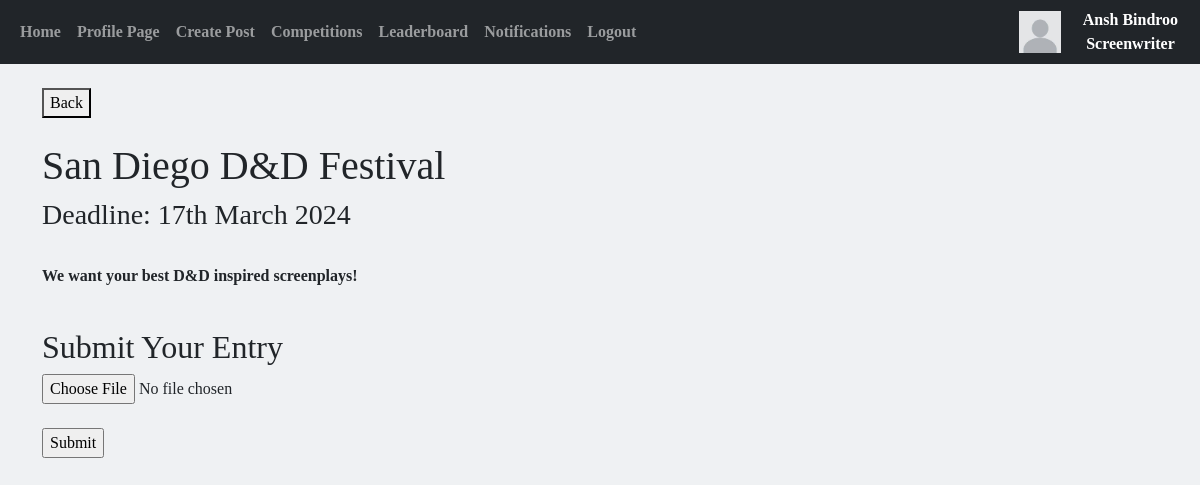
Screenshot of /comp/3 (signed in) with the database file from the repository.
### website/models.py (models this page shows)
class Users(db.Model, UserMixin):
    __tablename__ = "Users"
    id = db.Column(db.Integer, primary_key=True)
    email = db.Column(db.String(150), unique=True)
    username = db.Column(db.String(150), unique=True)
    forename = db.Column(db.String(75), unique=True)
    surname = db.Column(db.String(75))
    password = db.Column(db.String(150))
    accounttype = db.Column(db.Integer)
    profilepic = db.Column(db.String(), nullable=True)
    biography = db.Column(db.Text)
    insta = db.Column(db.String(), nullable=True)
    twitter = db.Column(db.String(), nullable=True)
    notifnum = db.Column(db.Integer)
    writers = db.relationship('Screenwriters', backref="user", passive_deletes=True)
    producers = db.relationship('Producers', backref="user", passive_deletes=True)

class Competitions(db.Model):
    __tablename__ = "Competitions"
    compid = db.Column(db.Integer, primary_key=True)
    producerid = db.Column(db.Integer, db.ForeignKey('Producers.producerid'))
    title = db.Column(db.String(300))
    brief = db.Column(db.Text)
    deadline = db.Column(db.DateTime(timezone=True))
    deadline_string = db.Column(db.String(300))
    date_created = db.Column(db.Date, default=func.current_date())
    datetime_created = db.Column(db.DateTime(timezone=True), default=func.now())
    submissionnum = db.Column(db.Integer)
    responses = db.relationship('Notifications', backref="comp", passive_deletes=True)
    awards = db.relationship('Awards', backref="comp", passive_deletes=True)

### website/comps.py (the view)
@comps.route('/comp/<compid>', methods=['GET', 'POST'])
@login_required
def comp(compid):
    UpdateNotificationNumber(current_user.id)
    comp = Competitions.query.filter_by(compid = compid).first()
    writer = Screenwriters.query.filter_by(userid=current_user.id).first()
    notif = Notifications.query.filter_by(writerid = writer.writerid, compid = compid).first()
    if notif:
        submitted = True
    else:
        submitted = False
    return flask.render_template("comp_full.html",user=current_user, comp=comp, submitted=submitted)

### website/update.py (called while the page is built, shortened)
def UpdateNotificationNumber(userid): # Updates the badge indicating the number of unseen notification a user has
    if current_user.accounttype == 1:
        writer = Screenwriters.query.filter_by(userid=userid).first()
        notifs = Notifications.query.filter_by(writerid=writer.writerid)
        number = 0
        if notifs:
            current_user.notifnum = number
            db.session.commit()
        else:
            current_user.notifnum = 0
            db.session.commit()

### website/templates/comp_full.html (shortened to what this page needs)
{% extends "base.html" %} {% block title %}{{comp.title}}{% endblock %} {% block content%}
<!DOCTYPE html>
<html lang="en">
<head>
</head>
<body>
  <button onclick="window.location.href = '/competitions';">Back</button>
  <br><br>
  {% if submitted == True %}
    <h2>You've already submitted to this competition.</h2>
  {% else %}
    <div style="text-align:left">
      <h1>{{comp.title}}</h1>
      <h3>Deadline: {{comp.deadline_string}}</h3>
    </div>
    <br>
    <p>{{comp.brief}}</p>
    <br>
    <h2>Submit Your Entry</h2>
    <form method='POST' enctype='multipart/form-data' action="/submit/{{comp.compid}}">
      <input type="file" name="submission"><br><br>
      <input type="submit" name="Submit" onclick="return confirm('Are you sure you want to submit this screenplay file for this competition? You will not be able to resubmit.')">
    </form>
  <br>
  {% endif %}
</body>
</html>
{% endblock %}

### website/templates/base.html (shortened to what this page needs)
<!DOCTYPE html>
<html lang="en">
  <head>
    <link
      href="https://cdn.jsdelivr.net/npm/bootstrap@5.0.2/dist/css/bootstrap.min.css"
      rel="stylesheet"
    />
  </head>
  <body>
    <nav class="navbar navbar-expand-lg navbar-dark bg-dark">
      <div class="container-fluid">
        <div class="collapse navbar-collapse" id="navbar">
          <div class="navbar-nav">
            <a class="nav-item nav-link" href="/home">Home</a>
            {% if user.is_authenticated %}
            <a class="nav-item nav-link" href="/profilepage/{{user.id}}">Profile Page</a>
            <a class="nav-item nav-link" href="/post">Create Post</a>
            <a class="nav-item nav-link" href="/competitions">Competitions</a>
            <a class="nav-item nav-link" href="/leaderboard">Leaderboard</a>
            <a class="nav-item nav-link" style="position:relative" href="/notifications/{{user.id}}">Notifications</a>
            <a class="nav-item nav-link" href="/logout" onclick="return confirm('Are you sure you want to log out?')">Logout</a>
            {% else %}
            <a class="nav-item nav-link" href="/login">Login</a>
            <a class="nav-item nav-link" href="/sign-up">Sign Up</a>
            {% endif %}
          </div>
        </div>
      </div>
      <div style="text-align: right">
        {% if user.is_authenticated %}
          {% if user.profilepic %}
            <a href="/profilepage/{{user.id}}"" target=_blank><img src="{{ url_for('static', filename='images/'+ user.profilepic) }}" alt="Profile picture" height="50px" width="50px"></a>
          {% else %}
            <a href="/profilepage/{{user.id}}"" target=_blank><img src="/static/images/default.jpg" alt="Default profile picture" height="25%" width="25%"></a>
          {% endif %}
        {% endif %}
      </div>
      <div style="text-align: center; color: white;" >
        {{ user.username }}
        {% if user.accounttype == 1 %}
          Screenwriter
        {% elif user.accounttype == 2 %}
          Producer
        {% endif %}
      </div>
    </nav>
    <br>
    <div class="container">{% block content %}{% endblock %}</div>
  </body>
</html>

### website/templates/base.html (style rules this page uses)
body { background-color: #eff1f3; font-family:futura; font-weight: bold; }

### rows the page displays
Users: username "Ansh Bindroo"
Competitions: title "San Diego D&D Festival", deadline_string "17th March 2024", brief "We want your best D&D inspired screenplays!"
